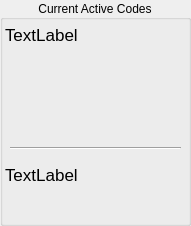
   <widget class="QGroupBox" name="groupBox_9">
    <property name="geometry">
     <rect>
      <x>1540</x>
      <y>720</y>
      <width>191</width>
      <height>226</height>
     </rect>
    </property>
    <property name="title">
     <string>Current Active Codes</string>
    </property>
    <property name="alignment">
     <set>Qt::AlignCenter</set>
    </property>
    <widget class="QLabel" name="gcodes_lb">
     <property name="geometry">
      <rect>
       <x>5</x>
       <y>25</y>
       <width>151</width>
       <height>91</height>
      </rect>
     </property>
     <property name="font">
      <font>
       <pointsize>13</pointsize>
      </font>
     </property>
     <property name="frameShape">
      <enum>QFrame::NoFrame</enum>
     </property>
     <property name="text">
      <string>TextLabel</string>
     </property>
     <property name="alignment">
      <set>Qt::AlignLeading|Qt::AlignLeft|Qt::AlignTop</set>
     </property>
     <property name="wordWrap">
      <bool>true</bool>
     </property>
    </widget>
    <widget class="QLabel" name="mcodes_lb">
     <property name="geometry">
      <rect>
       <x>5</x>
       <y>165</y>
       <width>151</width>
       <height>61</height>
      </rect>
     </property>
     <property name="font">
      <font>
       <pointsize>13</pointsize>
      </font>
     </property>
     <property name="frameShape">
      <enum>QFrame::NoFrame</enum>
     </property>
     <property name="text">
      <string>TextLabel</string>
     </property>
     <property name="alignment">
      <set>Qt::AlignLeading|Qt::AlignLeft|Qt::AlignTop</set>
     </property>
     <property name="wordWrap">
      <bool>true</bool>
     </property>
    </widget>
    <widget class="Line" name="line_6">
     <property name="geometry">
      <rect>
       <x>10</x>
       <y>140</y>
       <width>171</width>
       <height>16</height>
      </rect>
     </property>
     <property name="orientation">
      <enum>Qt::Horizontal</enum>
     </property>
    </widget>
   </widget>
